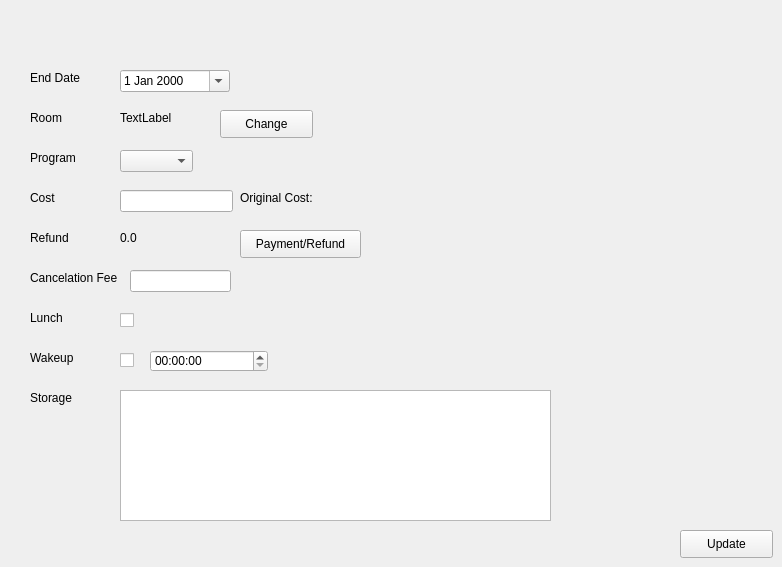
    <widget class="QWidget" name="editABook">
     <widget class="QLabel" name="label_34">
      <property name="geometry">
       <rect>
        <x>30</x>
        <y>70</y>
        <width>55</width>
        <height>16</height>
       </rect>
      </property>
      <property name="text">
       <string>End Date</string>
      </property>
     </widget>
     <widget class="QLabel" name="label_35">
      <property name="geometry">
       <rect>
        <x>30</x>
        <y>110</y>
        <width>55</width>
        <height>16</height>
       </rect>
      </property>
      <property name="text">
       <string>Room</string>
      </property>
     </widget>
     <widget class="QLabel" name="label_36">
      <property name="geometry">
       <rect>
        <x>30</x>
        <y>150</y>
        <width>55</width>
        <height>16</height>
       </rect>
      </property>
      <property name="text">
       <string>Program</string>
      </property>
     </widget>
     <widget class="QLabel" name="label_37">
      <property name="geometry">
       <rect>
        <x>30</x>
        <y>190</y>
        <width>55</width>
        <height>16</height>
       </rect>
      </property>
      <property name="text">
       <string>Cost</string>
      </property>
     </widget>
     <widget class="QLabel" name="label_38">
      <property name="geometry">
       <rect>
        <x>30</x>
        <y>310</y>
        <width>55</width>
        <height>16</height>
       </rect>
      </property>
      <property name="text">
       <string>Lunch</string>
      </property>
     </widget>
     <widget class="QLabel" name="label_40">
      <property name="geometry">
       <rect>
        <x>30</x>
        <y>350</y>
        <width>55</width>
        <height>16</height>
       </rect>
      </property>
      <property name="text">
       <string>Wakeup</string>
      </property>
     </widget>
     <widget class="QLabel" name="label_41">
      <property name="geometry">
       <rect>
        <x>30</x>
        <y>390</y>
        <width>55</width>
        <height>16</height>
       </rect>
      </property>
      <property name="text">
       <string>Storage</string>
      </property>
     </widget>
     <widget class="QDateEdit" name="editDate">
      <property name="geometry">
       <rect>
        <x>120</x>
        <y>70</y>
        <width>110</width>
        <height>22</height>
       </rect>
      </property>
      <property name="calendarPopup">
       <bool>true</bool>
      </property>
     </widget>
     <widget class="QComboBox" name="editProgram_2">
      <property name="geometry">
       <rect>
        <x>120</x>
        <y>150</y>
        <width>73</width>
        <height>22</height>
       </rect>
      </property>
     </widget>
     <widget class="QLineEdit" name="editCost">
      <property name="geometry">
       <rect>
        <x>120</x>
        <y>190</y>
        <width>113</width>
        <height>22</height>
       </rect>
      </property>
     </widget>
     <widget class="QCheckBox" name="editLunch">
      <property name="geometry">
       <rect>
        <x>120</x>
        <y>310</y>
        <width>81</width>
        <height>20</height>
       </rect>
      </property>
      <property name="text">
       <string/>
      </property>
     </widget>
     <widget class="QTimeEdit" name="editWakeup">
      <property name="geometry">
       <rect>
        <x>150</x>
        <y>350</y>
        <width>118</width>
        <height>22</height>
       </rect>
      </property>
     </widget>
     <widget class="QTextEdit" name="editStorage">
      <property name="geometry">
       <rect>
        <x>120</x>
        <y>390</y>
        <width>431</width>
        <height>131</height>
       </rect>
      </property>
     </widget>
     <widget class="QPushButton" name="editRoom">
      <property name="geometry">
       <rect>
        <x>220</x>
        <y>110</y>
        <width>93</width>
        <height>28</height>
       </rect>
      </property>
      <property name="text">
       <string>Change</string>
      </property>
     </widget>
     <widget class="QPushButton" name="editUpdate">
      <property name="geometry">
       <rect>
        <x>680</x>
        <y>530</y>
        <width>93</width>
        <height>28</height>
       </rect>
      </property>
      <property name="text">
       <string>Update</string>
      </property>
     </widget>
     <widget class="QLabel" name="editRoomLabel">
      <property name="geometry">
       <rect>
        <x>120</x>
        <y>110</y>
        <width>55</width>
        <height>16</height>
       </rect>
      </property>
      <property name="text">
       <string>TextLabel</string>
      </property>
     </widget>
     <widget class="QLabel" name="editOC">
      <property name="geometry">
       <rect>
        <x>240</x>
        <y>190</y>
        <width>161</width>
        <height>16</height>
       </rect>
      </property>
      <property name="text">
       <string>Original Cost:</string>
      </property>
     </widget>
     <widget class="QCheckBox" name="editWakeCheck">
      <property name="geometry">
       <rect>
        <x>120</x>
        <y>350</y>
        <width>31</width>
        <height>20</height>
       </rect>
      </property>
      <property name="text">
       <string/>
      </property>
     </widget>
     <widget class="QPushButton" name="editManagePayment">
      <property name="geometry">
       <rect>
        <x>240</x>
        <y>230</y>
        <width>121</width>
        <height>28</height>
       </rect>
      </property>
      <property name="text">
       <string>Payment/Refund</string>
      </property>
     </widget>
     <widget class="QLabel" name="editRefundLabel">
      <property name="geometry">
       <rect>
        <x>30</x>
        <y>230</y>
        <width>55</width>
        <height>16</height>
       </rect>
      </property>
      <property name="text">
       <string>Refund</string>
      </property>
     </widget>
     <widget class="QLabel" name="editRefundAmt">
      <property name="geometry">
       <rect>
        <x>120</x>
        <y>230</y>
        <width>111</width>
        <height>16</height>
       </rect>
      </property>
      <property name="text">
       <string>0.0</string>
      </property>
     </widget>
     <widget class="QLabel" name="label_43">
      <property name="geometry">
       <rect>
        <x>30</x>
        <y>270</y>
        <width>131</width>
        <height>16</height>
       </rect>
      </property>
      <property name="text">
       <string>Cancelation Fee</string>
      </property>
     </widget>
     <widget class="QLineEdit" name="editCancel">
      <property name="geometry">
       <rect>
        <x>130</x>
        <y>270</y>
        <width>101</width>
        <height>22</height>
       </rect>
      </property>
     </widget>
    </widget>
